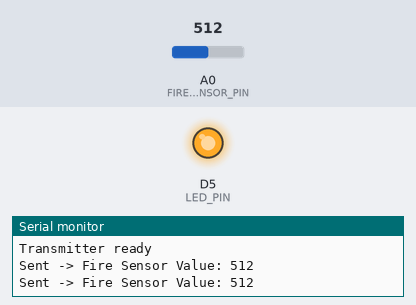
The sketch below on a simulated ESP8266 (NodeMCU). On the bench: output pins drawn as LEDs (lit = HIGH), the last lines printed to the serial monitor. Inputs (shaded band) come from the test bench; at power-on: A0 (FIRE_SENSOR_PIN) = 512.

Above: at 2.8 s.
2.9 s: A0 (FIRE_SENSOR_PIN) set to 784
5.6 s: A0 (FIRE_SENSOR_PIN) set to 808
At 7.0 s:
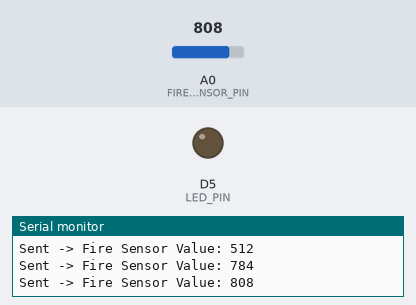
8.3 s: A0 (FIRE_SENSOR_PIN) set to 790
At 11.2 s:
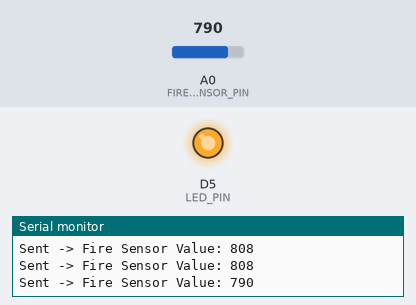
11.5 s: A0 (FIRE_SENSOR_PIN) set to 810
At 12.9 s:
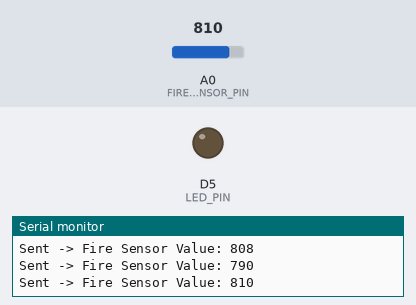
Timing chart, 0 to 14.5 s (numbered marks = the images above; inputs shaded):
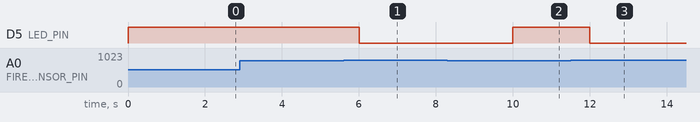

Measured:
- the behaviour switches between 799 and 800 on A0 (FIRE_SENSOR_PIN) (found by bisection; images 0 and 1)
- after the input at 5.6 s, D5 (LED_PIN): HIGH → LOW after 0.40 s
- after the input at 8.3 s, D5 (LED_PIN): LOW → HIGH after 1.7 s
- after the input at 11.5 s, D5 (LED_PIN): HIGH → LOW after 0.50 s

The sketch:

TX_CODE.ino
```cpp
#include <ESP8266WiFi.h>
#include <espnow.h>

// Replace with the receiver's MAC address
uint8_t receiverMAC[] = {0xC8, 0x2B, 0x96, 0x1D, 0x38, 0xB4};

// Fire sensor pin
#define FIRE_SENSOR_PIN A0

// LED Pin (Modify with your actual GPIO pin for the LED)
#define LED_PIN D5  // GPIO2 (onboard LED for most ESP8266 boards)

// Fire threshold to trigger the LED (Modify based on sensor calibration)
#define FIRE_THRESHOLD 800

// Define a structure to send fire sensor data
typedef struct struct_message {
  int fireSensorValue;
} struct_message;

struct_message sensorData;

void setup() {
  Serial.begin(115200);
  WiFi.mode(WIFI_STA);

  // Initialize LED pin
  pinMode(LED_PIN, OUTPUT);

  // Initialize ESP-NOW
  if (esp_now_init() != 0) {
    Serial.println("ESP-NOW init failed");
    return;
  }

  // Set ESP-NOW role
  esp_now_set_self_role(ESP_NOW_ROLE_CONTROLLER);

  // Add peer
  if (esp_now_add_peer(receiverMAC, ESP_NOW_ROLE_SLAVE, 1, NULL, 0) != 0) {
    Serial.println("Failed to add peer");
    return;
  }

  Serial.println("Transmitter ready");
}

void loop() {
  // Read fire sensor value
  sensorData.fireSensorValue = analogRead(FIRE_SENSOR_PIN);

  // Send fire sensor data via ESP-NOW
  esp_now_send(receiverMAC, (uint8_t *)&sensorData, sizeof(sensorData));

  Serial.print("Sent -> Fire Sensor Value: ");
  Serial.println(sensorData.fireSensorValue);

  // Check if the fire sensor value exceeds the threshold
  if (sensorData.fireSensorValue < FIRE_THRESHOLD) {
    // Turn on the LED when fire is detected
    digitalWrite(LED_PIN, HIGH);
  } else {
    // Turn off the LED when no fire is detected
    digitalWrite(LED_PIN, LOW);
  }

  delay(2000);  // Delay for 2 seconds before the next reading
}
```
